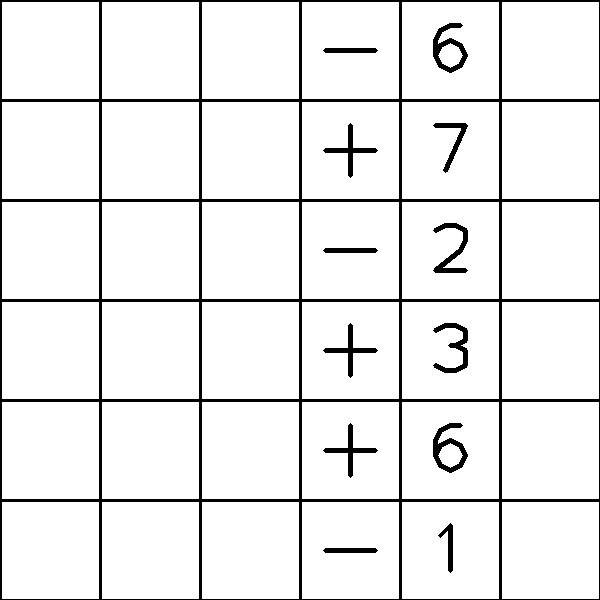
#> input picture TASK-1/Task_1/Task1B_WarmUp/demo.jpg, 600 x 600 px
$ python main.py   (Python 2 division)
#> lines starting #> are read from the running program, lines starting #| are printed output that depends on the picture; after the words box and inside, x2 and y2 are one past the last pixel; in counts of white or black regions, pixels touching at a corner belong together
#> further down, img_rgb is the input picture: shape (600, 600, 3); min 0, max 255, mean 236.1
### TASK-1/Task_1/Task1B_WarmUp/evalcellval.py
# -*- coding: utf-8 -*-
"""
**************************************************************************
*                  IMAGE PROCESSING (e-Yantra 2016)
*                  ================================
*  This software is intended to teach image processing concepts
*
*  MODULE: Task1C
*  Filename: getCellVal.py
*  Version: 1.0.0
*  Date: October 13, 2016
*
*  Author: Jayant Solanki, e-Yantra Project, Department of Computer Science
*  and Engineering, Indian Institute of Technology Bombay.
*
*  Software released under Creative Commons CC BY-NC-SA
*
*  For legal information refer to:
*        http://creativecommons.org/licenses/by-nc-sa/4.0/legalcode
*
*
*  This software is made available on an “AS IS WHERE IS BASIS”.
*  Licensee/end user indemnifies and will keep e-Yantra indemnified from
*  any and all claim(s) that emanate from the use of the Software or
*  breach of the terms of this agreement.
*
*  e-Yantra - An MHRD project under National Mission on Education using
*  ICT(NMEICT)
*
**************************************************************************
"""
import cv2
import numpy as np

def detectCellVal(img_rgb,grid_map):
    for i in range(0,6):
        for j in range(0,6):
            img1 = img_rgb[(i*100):((i*100)+100), (j*100):((j*100)+100)]
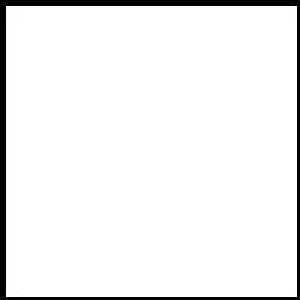
#> img1: shape (100, 100, 3) (shown 3 times larger); min 0, max 255, mean 239.9
            gray1 = cv2.cvtColor(img1,cv2.COLOR_BGR2GRAY)
            ret1,thresh1 = cv2.threshold(gray1,127,255,0)
#> thresh1: shape (100, 100); 94.1% white; 1 black region, box (x1, y1, x2, y2) and area: (0, 0, 100, 100) 591
            contours1, hierarchy1 = cv2.findContours(thresh1,cv2.RETR_TREE,cv2.CHAIN_APPROX_SIMPLE)
#> contours1 = [[[2, 2], [2, 98], [98, 98], [98, 2]]]

            if(len(contours1) == 1):
                grid_map[i][j] == 0
            else :
                cnt1 = contours1[1]

                for k in range(0,10):
                    img2 = cv2.imread('digits/'+str(k)+'.jpg')
#> (the run stopped early here; a loop or call above may not have finished)
